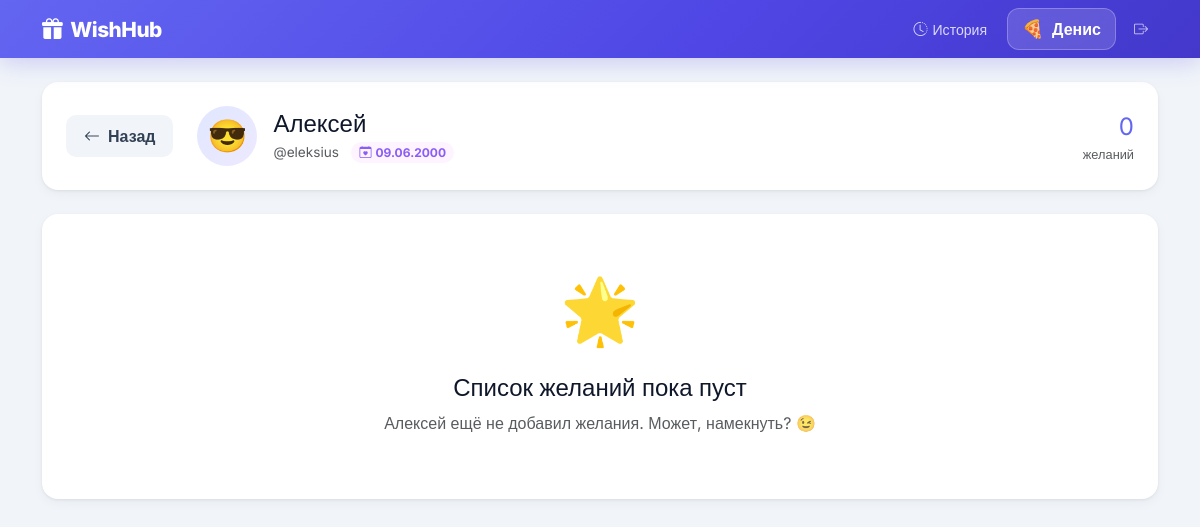
Before: /user/1 (signed in) with the older database file.
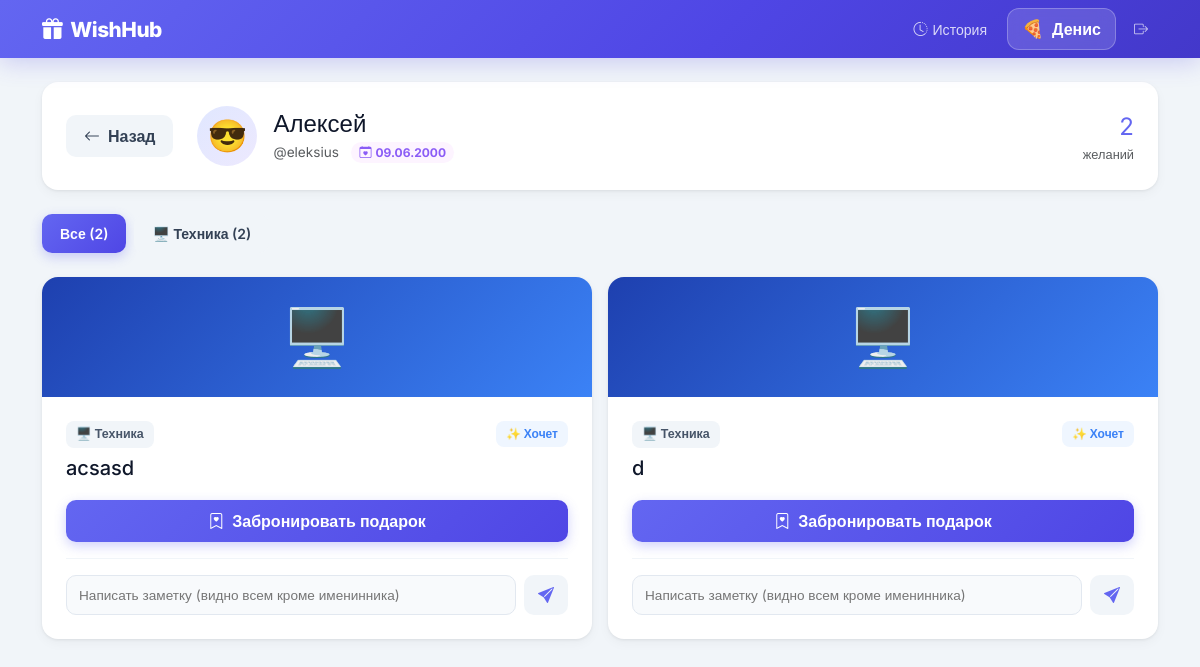
After: the same page with the newer database file.
### app.py (models this page shows)
class User(UserMixin, db.Model):
    id            = db.Column(db.Integer, primary_key=True)
    username      = db.Column(db.String(50), unique=True, nullable=False)
    password_hash = db.Column(db.String(255), nullable=False)
    name          = db.Column(db.String(50), nullable=False)
    is_admin      = db.Column(db.Boolean, default=False)
    birthday      = db.Column(db.Date, nullable=True)
    emoji         = db.Column(db.String(10), default='🎁')
    wishes        = db.relationship('WishItem', backref='owner', lazy=True, foreign_keys='WishItem.user_id')

class WishItem(db.Model):
    id           = db.Column(db.Integer, primary_key=True)
    title        = db.Column(db.String(100), nullable=False)
    description  = db.Column(db.Text, nullable=True)
    link         = db.Column(db.String(500), nullable=True)
    image_url    = db.Column(db.String(500), nullable=True)
    price        = db.Column(db.Float, nullable=True)
    category     = db.Column(db.String(20), default='other')
    priority     = db.Column(db.String(20), default='medium')
    user_id      = db.Column(db.Integer, db.ForeignKey('user.id'), nullable=False)
    booked_by_id = db.Column(db.Integer, db.ForeignKey('user.id'), nullable=True)
    is_purchased = db.Column(db.Boolean, default=False)
    purchased_at = db.Column(db.DateTime, nullable=True)
    created_at   = db.Column(db.DateTime, default=datetime.utcnow)
    booked_by    = db.relationship('User', foreign_keys=[booked_by_id])

### app.py (the view)
@app.route('/user/<int:user_id>')
@login_required
def view_wishlist(user_id):
    if user_id == current_user.id:
        return redirect(url_for('my_wishlist'))
    target_user = db.session.get(User, user_id)
    if not target_user:
        abort(404)
    wishes = WishItem.query.filter_by(user_id=user_id, is_purchased=False)\
                           .order_by(WishItem.created_at.desc()).all()
    return render_template('wishlist.html', target_user=target_user, wishes=wishes,
                           category_map=CATEGORY_MAP, categories=CATEGORIES)

### app.py (called while the page is built)
@login_manager.user_loader
def load_user(user_id):
    return db.session.get(User, int(user_id))

### templates/wishlist.html (shortened to what the changed rows need)
{% extends "base.html" %}
{% block content %}
<div class="card-w p-4 mb-4">
  <div class="d-flex flex-wrap align-items-center gap-4">
    <div class="d-flex align-items-center gap-3 flex-grow-1">
      <div class="d-flex align-items-center justify-content-center rounded-circle"
           style="width:60px;height:60px;font-size:2rem;background:linear-gradient(135deg,#e0e7ff,#ede9fe);flex-shrink:0">
        {{ target_user.emoji }}
      </div>
      <div>
        <h4 class="fw-800 mb-0">{{ target_user.name }}</h4>
        <span class="text-muted" style="font-size:.85rem">@{{ target_user.username }}</span>
        {% if target_user.birthday %}
        <span class="badge ms-2 rounded-pill px-2 py-1" style="background:#fdf4ff;color:#8b5cf6;font-size:.75rem">
          <i class="bi bi-calendar-heart me-1"></i>{{ target_user.birthday.strftime('%d.%m.%Y') }}
        </span>
        {% endif %}
      </div>
    </div>
    {% set total = wishes|length %}
    {% set booked = wishes|selectattr('booked_by_id')|list|length %}
    <div class="text-end">
      <div class="fw-700" style="font-size:1.5rem;color:#6366f1">{{ total }}</div>
      <div class="text-muted" style="font-size:.8rem">желаний</div>
    </div>
  </div>
</div>
{% if wishes %}
<div class="d-flex gap-2 flex-wrap mb-4">
  <button class="btn btn-w btn-sm filter-btn filter-active" data-cat="all">Все ({{ total }})</button>
  {% for key, emoji, label, grad in categories %}
    {% set count = wishes|selectattr('category','equalto',key)|list|length %}
    {% if count > 0 %}
    <button class="btn btn-w btn-w-light btn-sm filter-btn" data-cat="{{ key }}">{{ emoji }} {{ label }} ({{ count }})</button>
    {% endif %}
  {% endfor %}
</div>
{% endif %}
{% if wishes %}
<div class="row g-3" id="wish-grid">
  {% for wish in wishes %}
  <div class="col-md-6 wish-col" data-cat="{{ wish.category }}">
    <div class="card-w h-100" id="wish-{{ wish.id }}">
      {% if wish.image_url %}
      <div style="height:180px;border-radius:16px 16px 0 0;overflow:hidden">
        <img src="{{ wish.image_url }}" alt="{{ wish.title }}"
             style="width:100%;height:100%;object-fit:cover"
             onerror="this.parentElement.innerHTML='<div style=\'height:180px;border-radius:16px 16px 0 0;background:{{ category_map[wish.category].gradient }};display:flex;align-items:center;justify-content:center;font-size:4rem\'></div>'">
      </div>
      {% else %}
      <div style="height:120px;border-radius:16px 16px 0 0;background:{{ category_map[wish.category].gradient }};display:flex;align-items:center;justify-content:center;font-size:3.5rem">
        {{ category_map[wish.category].emoji }}
      </div>
      {% endif %}
      <div class="p-4">
        <div class="d-flex justify-content-between align-items-start mb-2">
          <span class="cat-chip">{{ category_map[wish.category].emoji }} {{ category_map[wish.category].label }}</span>
          {% if wish.priority == 'high' %}
          <span class="badge-priority prio-high">🔥 Очень хочет</span>
          {% elif wish.priority == 'low' %}
          <span class="badge-priority prio-low">💭 Не срочно</span>
          {% else %}
          <span class="badge-priority prio-medium">✨ Хочет</span>
          {% endif %}
        </div>
        <h5 class="fw-700 mb-1">{{ wish.title }}</h5>
        {% if not wish.booked_by_id %}
        <form method="POST" action="{{ url_for('book_item', item_id=wish.id) }}">
          <button type="submit" class="btn btn-w btn-w-primary w-100">
            <i class="bi bi-bookmark-heart me-1"></i> Забронировать подарок
          </button>
        </form>
        {% else %}
        <div class="text-center py-2 px-3 rounded-3" style="background:#f1f5f9">
          <span class="text-muted fw-600" style="font-size:.9rem">
            <i class="bi bi-lock-fill me-1"></i> Уже берёт: {{ wish.booked_by.name }} {{ wish.booked_by.emoji }}
          </span>
        </div>
        {% endif %}
        <div class="mt-3 pt-3" style="border-top:1px solid #f1f5f9">
          <form method="POST" action="{{ url_for('add_comment', item_id=wish.id) }}" class="d-flex gap-2">
            <input type="text" name="text" class="input-w" placeholder="Написать заметку (видно всем кроме именинника)" style="font-size:.85rem;padding:8px 12px">
            <button type="submit" class="btn btn-w btn-w-light" style="flex-shrink:0;padding:8px 14px">
              <i class="bi bi-send-fill" style="color:#6366f1"></i>
            </button>
          </form>
        </div>
      </div>
    </div>
  </div>
  {% endfor %}
</div>
{% else %}
<div class="text-center py-5 card-w">
  <div style="font-size:4rem">🌟</div>
  <h4 class="fw-700 mt-3">Список желаний пока пуст</h4>
  <p class="text-muted">{{ target_user.name }} ещё не добавил желания. Может, намекнуть? 😉</p>
</div>
{% endif %}
{% endblock %}

Changed rows visible on the page:
shown differently, row unchanged: User "Алексей": name "Алексей" → (not shown)
added WishItem: category "🖥️", category "Техника", priority "✨ Хочет", title "acsasd"
added WishItem: category "🖥️", category "Техника", priority "✨ Хочет", title "d"
Other visible differences:
{{ total }}: "0" → "2"
{{ total }}: (not shown) → "2"
text no longer shown: "🌟 Список желаний пока пуст ещё не добавил желания. Может, намекнуть? 😉"
text now shown: "Все ( )"
new list line: "🖥️ Техника ( 2 )"
